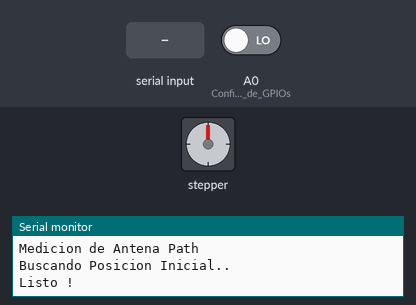
Simulated run of this sketch. Board: Arduino Uno, built with avr-gcc and run on an emulated ATmega328P. Shown: stepper motor, the last lines printed to the serial monitor. The inputs (shaded band) are chosen by the test bench; at power-on: A0 (Configuracion_de_GPIOs) LOW. Stepper angles assume 256 steps per turn.

Above: at 3.7 s.
3.8 s: "r" received over Serial
At 4.4 s:
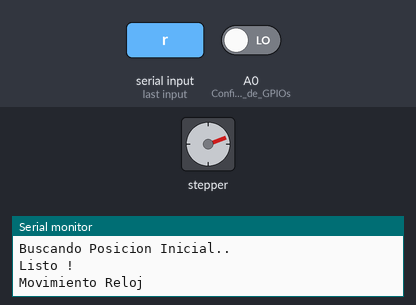
5.4 s: "l" received over Serial
At 6.8 s:
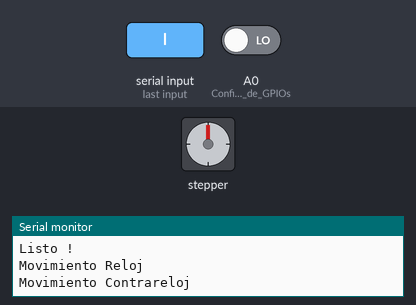
8.4 s: "l" received over Serial
At 9.1 s:
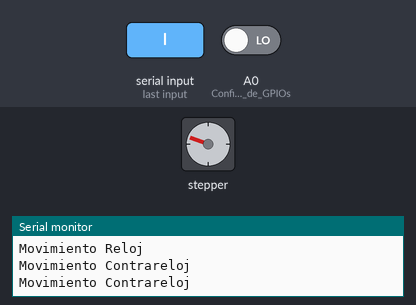
Timing chart, 0 to 11.0 s (numbered marks = the images above; inputs shaded):
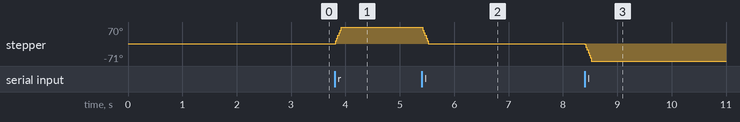

The sketch:

PruebaMotorTecladoSensor.ino
```cpp
/*Modos de exitacion para el motor paso a paso
  SINGLE, DOUBLE, INTERLEAVE, MICROSTEP*/

#include <AFMotor.h> // Libreria para manejo del Driver

#define MODO        SINGLE
#define ADELANTE    FORWARD
#define ATRAS       BACKWARD
#define PASOS       25
#define RETARDO     1000

AF_Stepper motor(256, 2); // Creamos el objeto motor con 256 pasos Puerto 2

int input;

void setup()
{
    pinMode(A0,INPUT);     //Configuracion de GPIOs
    Serial.begin(9600);    //Inicio de comunicacion Serie
    motor.setSpeed(100);   //Defino la velocidad del motor en RPM

    Serial.println("Medidas Electronicas II"); delay(1000); //Mensaje de inicio
    Serial.println("Medicion de Antena Path"); delay(500); Serial.println("");

    Serial.print("Buscando Posicion Inicial.."); Serial.println("");

    while( digitalRead(A0) )
    {
      motor.step(5, ADELANTE, SINGLE);
    }

    Serial.println(""); delay(500);
    Serial.println("Listo !");  Serial.println(""); delay(500);
}

void loop()
{
  if ( Serial.available() > 0 )
  {
    input=Serial.read();

    if (input=='r')
    {
      Serial.println("Movimiento Reloj");  Serial.println("");
      motor.step(50, ADELANTE, SINGLE); //Cantidad de pasos, Direccion y Modo

    }
    else if (input=='l')
    {
      Serial.println("Movimiento Contrareloj");  Serial.println("");
      motor.step(50, ATRAS, SINGLE); //Cantidad de pasos, Direccion y Modo
    }
    else if (input=='z')
    {
      Serial.println("Reseteando.."); Serial.println("");

      while( digitalRead(A0) )
      {
          motor.step(5, ADELANTE, SINGLE);
      }

      Serial.println("Listo!");  Serial.println("");
    }
  }
}
```

Measured:
- after the input at 3.8 s, stepper: turns 70° clockwise in 0.12 s, starting at once
- after the input at 5.4 s, stepper: turns 70° counter-clockwise in 0.12 s, starting at once
- after the input at 8.4 s, stepper: turns 71° counter-clockwise in 0.12 s, starting at once
